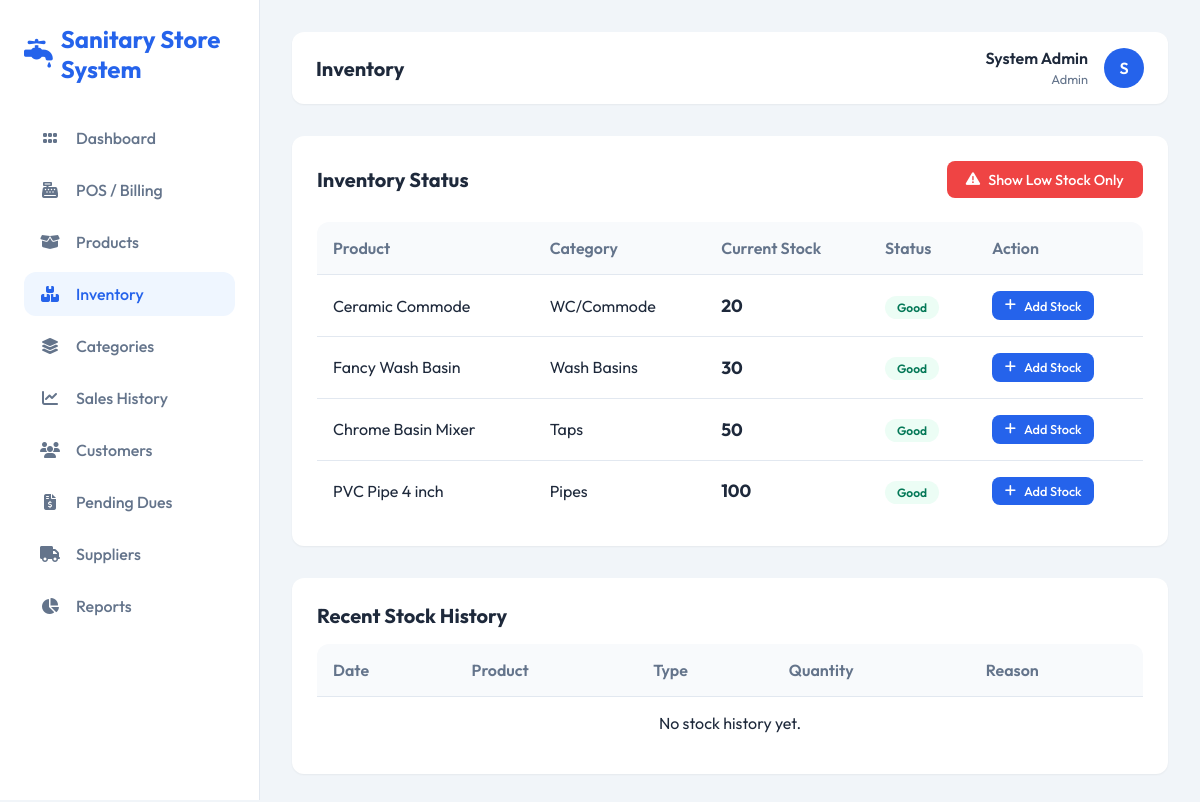
Before: /inventory.php with the older database file.
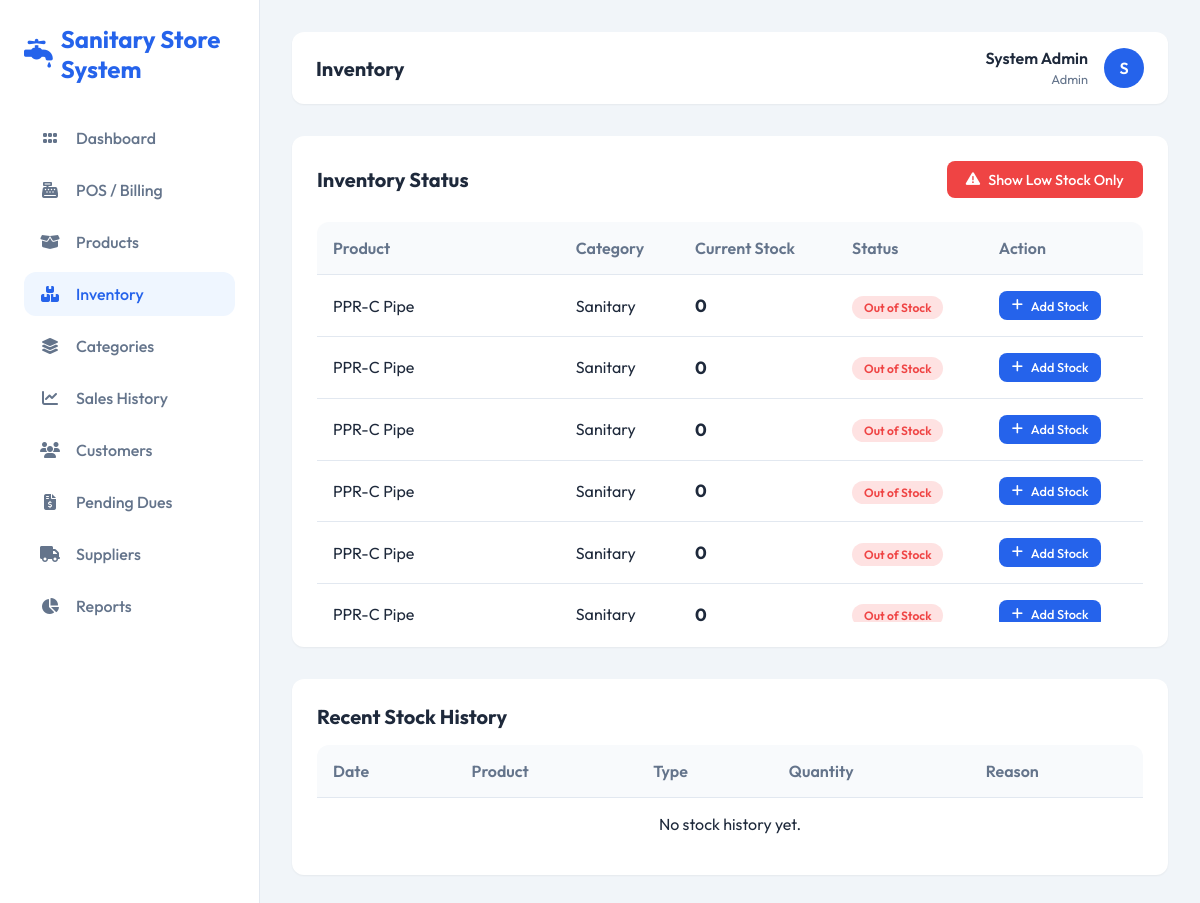
After: the same page with the newer database file.
### tables this page shows
CREATE TABLE IF NOT EXISTS products (
    id INT AUTO_INCREMENT PRIMARY KEY,
    name VARCHAR(200) NOT NULL,
    category_id INT,
    brand VARCHAR(100),
    size VARCHAR(50),
    type VARCHAR(50),  
    cost_price DECIMAL(10, 2) DEFAULT 0,  
    price DECIMAL(10, 2) NOT NULL,
    quantity INT DEFAULT 0,
    warranty VARCHAR(100),
    image VARCHAR(255),
    created_at TIMESTAMP DEFAULT CURRENT_TIMESTAMP,
    FOREIGN KEY (category_id) REFERENCES categories(id) ON DELETE SET NULL
);

CREATE TABLE IF NOT EXISTS categories (
    id INT AUTO_INCREMENT PRIMARY KEY,
    name VARCHAR(100) NOT NULL
);

### includes/config.php (called while the page is built, shortened)
<?php
function isAdmin() {
    return true;
}
?>

### inventory.php (the view, shortened to what this page needs)
<?php
include 'includes/header.php';
$low_stock = isset($_GET['low_stock']);
$where = "WHERE 1=1";
$products = $conn->query("SELECT p.*, c.name as category FROM products p LEFT JOIN categories c ON p.category_id = c.id $where ORDER BY p.quantity ASC");
$logs = $conn->query("SELECT l.*, p.name as product_name FROM stock_logs l JOIN products p ON l.product_id = p.id ORDER BY l.created_at DESC LIMIT 10");
?>
<div class="card" style="margin-bottom: 2rem;">
    <div style="display: flex; justify-content: space-between; align-items: center; margin-bottom: 1.5rem;">
        <h3 style="font-size: 1.25rem;">Inventory Status</h3>
        <div>
            <?php if ($low_stock): ?>
                <a href="inventory.php" class="btn btn-secondary">Show All</a>
            <?php else: ?>
                <a href="inventory.php?low_stock=1" class="btn btn-danger"><i class="fa-solid fa-triangle-exclamation"></i> Show Low Stock Only</a>
            <?php endif; ?>
        </div>
    </div>
    <div class="table-container" style="box-shadow: none; padding: 0; max-height: 400px; overflow-y: auto;">
        <table>
            <thead>
                <tr>
                    <th>Product</th>
                    <th>Category</th>
                    <th>Current Stock</th>
                    <th>Status</th>
                    <th>Action</th>
                </tr>
            </thead>
            <tbody>
                <?php while($row = $products->fetch_assoc()): ?>
                <tr>
                    <td><?= htmlspecialchars($row['name']) ?></td>
                    <td><?= htmlspecialchars($row['category']) ?></td>
                    <td style="font-weight: bold; font-size: 1.1em;"><?= $row['quantity'] ?></td>
                    <td>
                        <?php if ($row['quantity'] == 0): ?>
                            <span class="badge" style="background: #fee2e2; color: #ef4444;">Out of Stock</span>
                        <?php elseif ($row['quantity'] < 10): ?>
                            <span class="badge badge-warning">Low Stock</span>
                        <?php else: ?>
                            <span class="badge badge-success">Good</span>
                        <?php endif; ?>
                    </td>
                    <td>
                        <button onclick="openStockModal(<?= $row['id'] ?>, '<?= htmlspecialchars($row['name']) ?>')" class="btn btn-primary btn-sm">
                            <i class="fa-solid fa-plus"></i> Add Stock
                        </button>
                    </td>
                </tr>
                <?php endwhile; ?>
            </tbody>
        </table>
    </div>
</div>
<div class="card">
    <h3 style="margin-bottom: 1rem; font-size: 1.25rem;">Recent Stock History</h3>
    <div class="table-container" style="box-shadow: none; padding: 0;">
        <table>
            <thead>
                <tr>
                    <th>Date</th>
                    <th>Product</th>
                    <th>Type</th>
                    <th>Quantity</th>
                    <th>Reason</th>
                </tr>
            </thead>
            <tbody>
                <?php if ($logs && $logs->num_rows > 0): ?>
                    <?php while($log = $logs->fetch_assoc()): ?>
                    <tr>
                        <td><?= date('M d, H:i', strtotime($log['created_at'])) ?></td>
                        <td><?= htmlspecialchars($log['product_name']) ?></td>
                        <td>
                            <span class="badge" style="background: <?= $log['type'] == 'in' ? '#dcfce7' : '#fee2e2' ?>; color: <?= $log['type'] == 'in' ? '#166534' : '#ef4444' ?>">
                                <?= strtoupper($log['type']) ?>
                            </span>
                        </td>
                        <td><?= $log['quantity'] ?></td>
                        <td><?= htmlspecialchars($log['reason']) ?></td>
                    </tr>
                    <?php endwhile; ?>
                <?php else: ?>
                    <tr><td colspan="5" style="text-align: center;">No stock history yet.</td></tr>
                <?php endif; ?>
            </tbody>
        </table>
    </div>
</div>
<?php include 'includes/footer.php'; ?>

### includes/header.php (shortened to what this page needs)
<?php
require_once 'includes/config.php';
?>
<!DOCTYPE html>
<html lang="en">
<head>
    <link rel="stylesheet" href="assets/css/style.css">
    <link rel="stylesheet" href="https://cdnjs.cloudflare.com/ajax/libs/font-awesome/6.4.0/css/all.min.css">
</head>
<body>
    <div class="app-container">
        <?php include 'includes/sidebar.php'; ?>
        <div class="main-content">
            <div class="top-bar">
                <div class="page-title">
                    <h2 style="font-size: 1.25rem;">
                        <?php
                            $page = basename($_SERVER['PHP_SELF'], '.php');
                            echo ucfirst($page) === 'Index' ? 'Dashboard' : ucfirst($page);
                        ?>
                    </h2>
                </div>
                <div class="user-profile">
                    <div style="text-align: right;">
                        <span style="display: block; font-weight: 600;"><?= htmlspecialchars($_SESSION['username']) ?></span>
                        <span style="font-size: 0.8rem; color: var(--text-light);"><?= ucfirst(htmlspecialchars($_SESSION['role'])) ?></span>
                    </div>
                    <div class="user-avatar">
                        <?= strtoupper(substr($_SESSION['username'], 0, 1)) ?>
                    </div>
                </div>
            </div>

### includes/sidebar.php
<?php
$current_page = basename($_SERVER['PHP_SELF']);
require_once 'config.php';
?>
<div class="sidebar">
    <div class="brand">
        <i class="fa-solid fa-faucet-drip"></i>
        <span>Sanitary Store System</span>
    </div>
    <ul class="nav-links">
        <li class="nav-item">
            <a href="index.php" class="<?= $current_page == 'index.php' ? 'active' : '' ?>">
                <i class="fa-solid fa-grip"></i> Dashboard
            </a>
        </li>
        <li class="nav-item">
            <a href="pos.php" class="<?= $current_page == 'pos.php' ? 'active' : '' ?>">
                <i class="fa-solid fa-cash-register"></i> POS / Billing
            </a>
        </li>
        <li class="nav-item">
            <a href="products.php" class="<?= $current_page == 'products.php' || $current_page == 'product_form.php' ? 'active' : '' ?>">
                <i class="fa-solid fa-box-open"></i> Products
            </a>
        </li>
        <li class="nav-item">
            <a href="inventory.php" class="<?= $current_page == 'inventory.php' ? 'active' : '' ?>">
                <i class="fa-solid fa-boxes-stacked"></i> Inventory
            </a>
        </li>
        <li class="nav-item">
            <a href="categories.php" class="<?= $current_page == 'categories.php' ? 'active' : '' ?>">
                <i class="fa-solid fa-layer-group"></i> Categories
            </a>
        </li>
        <li class="nav-item">
            <a href="sales.php" class="<?= $current_page == 'sales.php' ? 'active' : '' ?>">
                <i class="fa-solid fa-chart-line"></i> Sales History
            </a>
        </li>
        <li class="nav-item">
            <a href="customers.php" class="<?= $current_page == 'customers.php' ? 'active' : '' ?>">
                <i class="fa-solid fa-users"></i> Customers
            </a>
        </li>
        <li class="nav-item">
            <a href="pending_dues.php" class="<?= $current_page == 'pending_dues.php' ? 'active' : '' ?>">
                <i class="fa-solid fa-file-invoice-dollar"></i> Pending Dues
            </a>
        </li>
        <li class="nav-item">
            <a href="suppliers.php" class="<?= $current_page == 'suppliers.php' ? 'active' : '' ?>">
                <i class="fa-solid fa-truck"></i> Suppliers
            </a>
        </li>
        <?php if (isAdmin()): ?>
        <li class="nav-item">
            <a href="reports.php" class="<?= $current_page == 'reports.php' ? 'active' : '' ?>">
                <i class="fa-solid fa-chart-pie"></i> Reports
            </a>
        </li>
        <?php endif; ?>
    </ul>
</div>

### includes/footer.php (shortened to what this page needs)
        </div>
    </div>
</body>
</html>

### assets/css/style.css (style rules this page uses)
:root { --primary-color: #2563eb; --primary-dark: #1d4ed8; --secondary-color: #475569; --accent-color: #0ea5e9; --background-color: #f1f5f9; --card-bg: #ffffff; --text-color: #1e293b; --text-light: #64748b; --success-color: #10b981; --warning-color: #f59e0b; --danger-color: #ef4444; --border-radius: 12px; --sidebar-width: 260px; --header-height: 70px; --transition: all 0.3s ease; --shadow-sm: 0 1px 2px 0 rgb(0 0 0 / 0.05); --shadow-md: 0 4px 6px -1px rgb(0 0 0 / 0.1), 0 2px 4px -2px rgb(0 0 0 / 0.1); --shadow-lg: 0 10px 15px -3px rgb(0 0 0 / 0.1), 0 4px 6px -4px rgb(0 0 0 / 0.1); }
* { margin: 0; padding: 0; box-sizing: border-box; font-family: 'Outfit', sans-serif; }
body { background-color: var(--background-color); color: var(--text-color); min-height: 100vh; }
.app-container { display: flex; min-height: 100vh; }
.sidebar { width: var(--sidebar-width); background: var(--card-bg); border-right: 1px solid #e2e8f0; position: fixed; height: 100vh; padding: 1.5rem; display: flex; flex-direction: column; z-index: 50; transition: var(--transition); overflow-y: auto; }
.brand { font-size: 1.5rem; font-weight: 700; color: var(--primary-color); margin-bottom: 2rem; display: flex; align-items: center; gap: 0.5rem; }
.brand i { font-size: 1.8rem; }
.nav-links { list-style: none; display: flex; flex-direction: column; gap: 0.5rem; flex: 1; }
.nav-item a { display: flex; align-items: center; gap: 1rem; padding: 0.75rem 1rem; text-decoration: none; color: var(--text-light); border-radius: var(--border-radius); transition: var(--transition); font-weight: 500; }
.nav-item a:hover, .nav-item a.active { background: #eff6ff; color: var(--primary-color); }
.nav-item a i { width: 20px; text-align: center; }
.main-content { flex: 1; margin-left: var(--sidebar-width); padding: 2rem; }
.top-bar { display: flex; justify-content: space-between; align-items: center; margin-bottom: 2rem; background: var(--card-bg); padding: 1rem 1.5rem; border-radius: var(--border-radius); box-shadow: var(--shadow-sm); }
.user-profile { display: flex; align-items: center; gap: 1rem; }
.user-avatar { width: 40px; height: 40px; background: var(--primary-color); border-radius: 50%; display: flex; align-items: center; justify-content: center; color: white; font-weight: 600; }
.card { background: var(--card-bg); padding: 1.5rem; border-radius: var(--border-radius); box-shadow: var(--shadow-sm); transition: var(--transition); border: 1px solid transparent; }
.table-container { background: var(--card-bg); padding: 1.5rem; border-radius: var(--border-radius); box-shadow: var(--shadow-sm); overflow-x: auto; }
table { width: 100%; border-collapse: collapse; }
th, td { padding: 1rem; text-align: left; border-bottom: 1px solid #e2e8f0; }
th { font-weight: 600; color: var(--text-light); background: #f8fafc; }
tr:last-child td { border-bottom: none; }
.btn { display: inline-flex; align-items: center; justify-content: center; padding: 0.6rem 1.2rem; border-radius: 8px; border: none; cursor: pointer; font-weight: 500; transition: var(--transition); text-decoration: none; font-size: 0.9rem; gap: 0.5rem; }
.btn-primary { background: var(--primary-color); color: white; }
.btn-danger { background: var(--danger-color); color: white; }
.btn-sm { padding: 0.4rem 0.8rem; font-size: 0.8rem; }
.badge { padding: 0.25rem 0.75rem; border-radius: 9999px; font-size: 0.75rem; font-weight: 600; }
.badge-success { background: #ecfdf5; color: #047857; }

Changed rows visible on the page:
changed products (number 1 of 6 on the later page): name "PVC Pipe 4 inch" → "PPR-C Pipe"; category.name "Pipes" → "Sanitary"; quantity "100" → "0"; quantity "Good" → "Out of Stock"; moves up the list
changed products (number 2 of 6 on the later page): name "Chrome Basin Mixer" → "PPR-C Pipe"; category.name "Taps" → "Sanitary"; quantity "50" → "0"; quantity "Good" → "Out of Stock"; moves up the list
changed products (number 3 of 6 on the later page): name "Ceramic Commode" → "PPR-C Pipe"; category.name "WC/Commode" → "Sanitary"; quantity "20" → "0"; quantity "Good" → "Out of Stock"
changed products (number 4 of 6 on the later page): name "Fancy Wash Basin" → "PPR-C Pipe"; category.name "Wash Basins" → "Sanitary"; quantity "30" → "0"; quantity "Good" → "Out of Stock"
added products: name "PPR-C Pipe", category.name "Sanitary", quantity "0", shows "Out of Stock"
added products: name "PPR-C Pipe", category.name "Sanitary", quantity "0", shows "Out of Stock"
